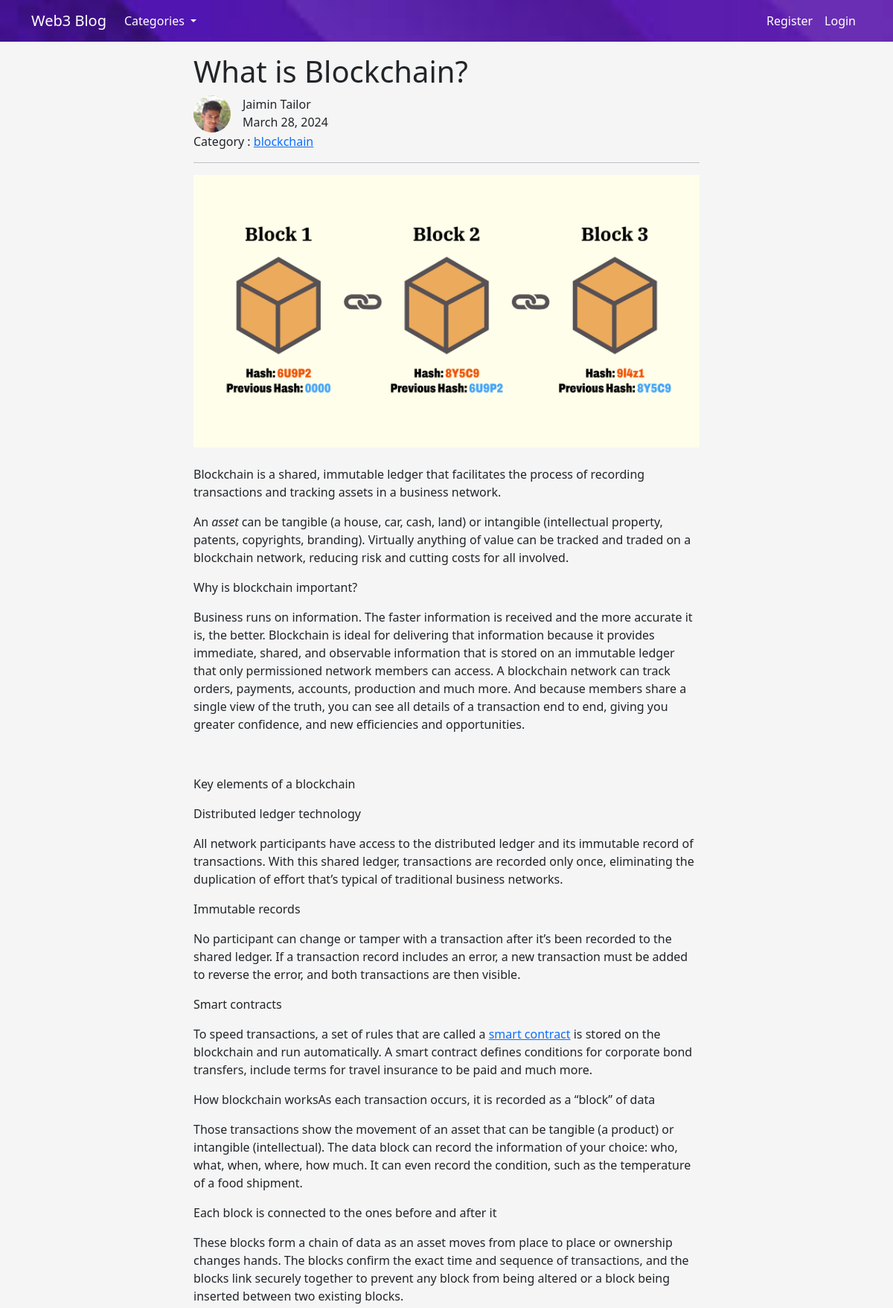
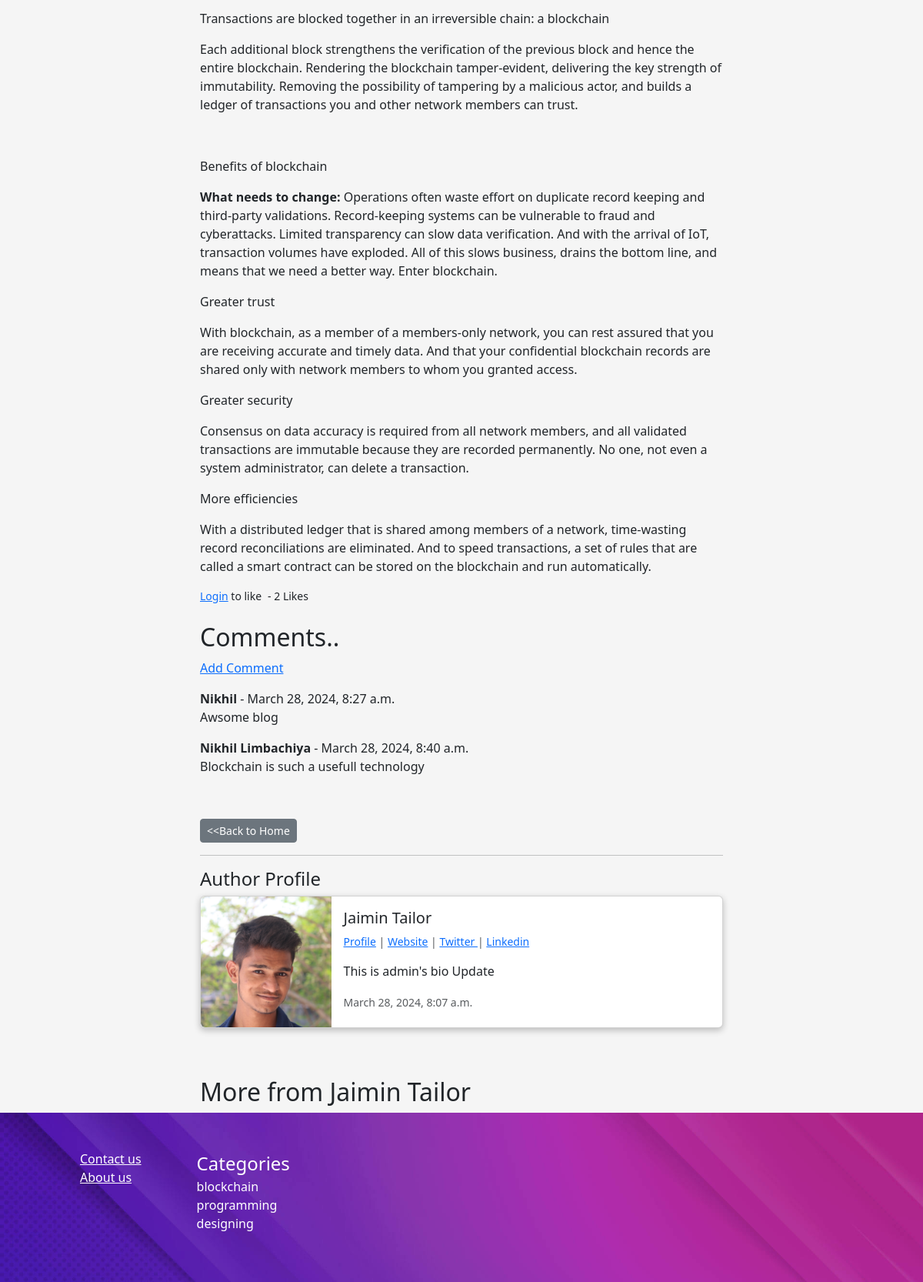
The page /article/20 on the database its author committed (2 pictures, top to bottom).
### TheBlog/models.py (models this page shows, shortened)
class Post(models.Model):
    title = models.CharField(max_length=250)
    title_tag = models.CharField(max_length=255,default="This is tech blog")
    header_image = models.ImageField(null=True,blank=True,upload_to="images/")
    author = models.ForeignKey(User,on_delete=models.CASCADE)
    body = RichTextField(blank=True,null=True)
    post_date = models.DateField(auto_now_add=True)
    category = models.CharField(max_length=255,default="Uncategorized")
    snippets = models.CharField(max_length=255,default="Click Above link to show post..")
    likes = models.ManyToManyField(User,related_name='blog_post')
    def total_likes(self):
        return self.likes.count()

class Profile(models.Model):
    user = models.OneToOneField(User,null=True,on_delete=models.CASCADE)
    bio = models.TextField()
    profile_pic = models.ImageField(null=True,blank=True,upload_to="images/profile")
    website_url = models.CharField(max_length=250,null=True,blank=True)
    twitter_url = models.CharField(max_length=250,null=True,blank=True)
    instagram_url = models.CharField(max_length=250,null=True,blank=True)
    linkedin_url = models.CharField(max_length=250,null=True,blank=True)
    facebook_url = models.CharField(max_length=250,null=True,blank=True)

class Comment(models.Model):
    post = models.ForeignKey(Post,related_name="comments",on_delete= models.CASCADE)
    name = models.CharField(max_length=255)
    body = models.TextField()
    date_added = models.DateTimeField(auto_now_add=True)

class Category(models.Model):
    category = models.CharField(max_length=250)
    def __str__(self) -> str:
        return self.category

### TheBlog/views.py (the view)
# urls.py: path('article/<int:pk>',ArticleDetailView.as_view(),name="ArticleDetail"),
class ArticleDetailView(DetailView):
    model = Post
    template_name = 'articleDetail.html'
    def get_context_data(self,*args,**kwargs):
        cats_menu = Category.objects.all()
        context = super(ArticleDetailView,self).get_context_data(*args,**kwargs)
        post_details = get_object_or_404(Post,id=self.kwargs['pk'])
        related_post = Post.objects.filter(author=post_details.author.id)
        total_likes = post_details.total_likes()
        liked = False
        if post_details.likes.filter(id=self.request.user.id).exists():
            liked = True
        context["cats_menu"] = cats_menu
        context["total_likes"] = total_likes
        context["liked"] = liked
        context['related_post'] = related_post
        return context

### TheBlog/templates/articleDetail.html (shortened to what this page needs)
{%extends 'base.html' %}
{% load static %}
{% block content %}
<div class="main-article-detail py-3">
    <div class="container">
        <div class="description" style="max-width: 680px;margin: 0 auto;">
            <h1>{{post.title}}</h1>
            <div class="d-flex">
                <div>
                    {% if post.author.profile.profile_pic %}
                    <img src="{{post.author.profile.profile_pic.url}}" alt="" class="rounded-circle" width="50"
                        height="50">
                    {% else %}
                        <img src="{% static 'TheBlog/images/default_Profile_pic.jpg' %}" alt="" class="rounded-circle" width="50"
                        height="50">
                    {% endif %}
                </div>
                <div class="d-flex flex-column ms-3">
                    <span>{{post.author.first_name}} {{post.author.last_name}}</span>
                    <span>{{post.post_date}}</span>
                </div>
            </div>
            <div>
                <span>Category : <a href="{% url 'Categories' post.category|slugify %}"> {{post.category}}</a></span>
            </div>
            <hr>
            {% if post.header_image %}
            <img src="{{post.header_image.url}}" alt="header_image" style="width: 100%;">
            {% endif %}
            <div class="post-body mt-4">
                {{post.body|safe}}
            </div>
            <div class="d-flex align-items-center">
                {% if user.is_authenticated %}
                <form method="post" action="{% url 'likePost' post.id %}">
                    {% csrf_token %}
                    {% if liked %}
                    <button type="submit" class="btn btn-danger btn-sm" name="like_post_id"
                        value="{{post.id}}">Unlike</button>
                    {% else %}
                    <button type="submit" class="btn btn-primary btn-sm" name="like_post_id"
                        value="{{post.id}}">Like</button>
                    {% endif %}
                </form>
                {% else %}
                <small><a href="{% url 'login' %}">Login</a> to like</small>
                {% endif %}
                <small class="ms-2"> - {{ total_likes }} Likes</small>
            </div>
            <br>
            <h2>Comments..</h2>
            {% if not post.comments.all %}
            <a href="{% url 'AddComment' post.id %}">Add Comment</a>
            {% else %}
            <a href="{% url 'AddComment' post.id %}">Add Comment</a>
            <br />
            {% for comment in post.comments.all %}
            <div class="my-3">
                <strong>{{comment.name}} </strong>- {{comment.date_added}}
                <br />
                {{comment.body}}
            </div>
            {% endfor %}
            {% endif %}
            <br>
            <a href="{% url 'Home' %}" type="button" class="btn btn-secondary btn-sm mt-3">&lt;&lt;Back to Home</a>
            <hr>
            <h4>Author Profile</h4>
            <div class="card mb-3 user-profile-card">
                <div class="row g-0 text-center text-md-start">
                    <div class="col-md-3">
                        {% if post.author.profile.profile_pic %}
                        <img src="{{ post.author.profile.profile_pic.url }}" class="img-fluid rounded-start"
                            alt="profile_image" width="200" height="200">
                        {% else %}
                        <img src="{% static '/TheBlog/images/default_Profile_pic.jpg' %}" alt="" style="width: 100%;">
                        {% endif %}
                    </div>
                    <div class="col-md-9">
                        <div class="card-body">
                            <h5 class="card-title">{{post.author.first_name}} {{post.author.last_name}} </h5>
                            <div class="small text-body-secondary mb-3">
                                    {% if post.author.profile.id %}
                                        <a href="{% url 'ShowProfile' post.author.profile.id %}">Profile</a>
                                    {% endif %}
                                    {% if post.author.profile.website_url %}
                                    | <a href="{{post.author.profile.website_url}}" target="_blank">Website</a>
                                    {% endif %}
                                    {% if post.author.profile.twitter_url %}
                                    | <a href="{{post.author.profile.twitter_url}}" target="_blank">Twitter </a>
                                    {% endif %}
                                    {% if post.author.profile.linkedin_url %}
                                    | <a href="{{post.author.profile.linkedin_url}}" target="_blank">Linkedin </a>
                                    {% endif %}
                            </div>
                            <p class="card-text">{{post.author.profile.bio}}</p>
                            <p class="card-text"><small class="text-body-secondary">{{post.author.last_login}}</small>
                            </p>
                        </div>
                    </div>
                </div>
            </div>
            <br>
            <br>
            <div class="suggested_post">
                {% if related_post %}
                <h2 class="pb-2">More from {{post.author.first_name}} {{post.author.last_name}}</h2>
                {% endif %}
            </div>
        </div>
    </div>
</div>
{% endblock %}

### TheBlog/templates/base.html (shortened to what this page needs)
{% load static %}
<!doctype html>
<html lang="en">
<head>
  <link rel="stylesheet" href="{% static 'TheBlog/css/custom.css' %}">
  <link href="https://cdn.jsdelivr.net/npm/bootstrap@5.3.3/dist/css/bootstrap.min.css" rel="stylesheet"
>
  <link rel="stylesheet" href="https://cdnjs.cloudflare.com/ajax/libs/font-awesome/4.7.0/css/font-awesome.min.css">
</head>
<body>
  <div class="main-image-container">
    <nav class="navbar navbar-expand-lg" data-bs-theme="dark">
      <div class="container">
        <a class="navbar-brand" href="{% url 'Home'%}">Web3 Blog</a>
        <div class="collapse navbar-collapse" id="navbarSupportedContent">
          <ul class="navbar-nav me-auto mb-2 mb-lg-0">
            {% if cats_menu %}
            <li class="nav-item dropdown">
              <a class="nav-link dropdown-toggle" href="#" role="button" data-bs-toggle="dropdown"
                aria-expanded="false">
                Categories
              </a>
            </li>
            {% else %}
            <li class="nav-item">
              <a class="nav-link" href="{% url 'CategoryList' %}">Categories</a>
            </li>
            {% endif %}
          </ul>
          {% if user.is_authenticated %}
          <ul class="navbar-nav justify-content-end">
            <li class="nav-item dropdown">
              <a class="nav-link dropdown-toggle" href="#" role="button" data-bs-toggle="dropdown"
                aria-expanded="false">
                {% if user.profile.profile_pic %}
                    <img src="{{user.profile.profile_pic.url}}" alt="" class="rounded-circle" width="30"
                        height="30">
                    {% else %}
                        <img src="{% static 'TheBlog/images/default_Profile_pic.jpg' %}" alt="" class="rounded-circle" width="30"
                        height="30">
                    {% endif %}
                {%if user.first_name %} {{user.first_name}} {%else%}{{user}}{%endif%}
              </a>
              <ul class="dropdown-menu dropdown-menu-end">
                <li><a class="dropdown-item" href="{% url 'EditProfile' %}">Edit Settings</a></li>
                {% if user.profile.id %}
                <li><a class="dropdown-item" href="{% url 'EditProfilePage' user.profile.id %}">Edit Profile Page</a>
                </li>
                <li><a class="dropdown-item" href="{% url 'ShowProfile' user.profile.id %}">Show Profile Page</a></li>
                {% else %}
                <li><a class="dropdown-item" href="{% url 'CreateProfilePage' %}">Create Profile Page</a></li>
                {% endif %}
                <li class="">
                  <form action="{% url 'logout' %}" method="post">
                    {% csrf_token %}
                    <button class="dropdown-item" type="submit">Logout</button>
                  </form>
                </li>
              </ul>
            </li>
          </ul>
          {% else %}
          <ul class="navbar-nav justify-content-end">
            <li class="nav-item">
              <a class="nav-link" href="{% url 'Register' %}">Register</a>
            </li>
            <li class="nav-item">
              <a class="nav-link" href="{% url 'login' %}">Login</a>
            </li>
          </ul>
          {% endif %}
        </div>
      </div>
    </nav>
    <div class="">
      {% block content %}
      {% endblock %}
    </div>
  </div>
  <footer class="main-footer p-md-5 p-4">
    <div class="footer-about mx-4">
      <ul>
        <li><a href="" style="color: white;">Contact us</a></li>
        <li><a href="" style="color: white;">About us</a></li>
      </ul>
    </div>
    {% if cats_menu %}
    <div class="footer-categories mx-5">
      <div class="footer-categories-header">Categories</div>
      <div>
        <ul>
          {% for cat in cats_menu|slice:5 %}
          <li><a class="dropdown-item" href="{% url 'Categories' cat %}">{{cat}}</a></li>
          {% endfor %}
        </ul>
      </div>
    </div>
    {% endif %}
  </footer>
</body>
</html>

### static/TheBlog/css/custom.css (style rules this page uses)
.main-image-container { background-image: url('../images/main-bg-img.jpg'); background-repeat: no-repeat; background-size: auto; background-size: cover; }
nav.navbar .nav-link { color: white; }
ul { list-style: none; }
footer.main-footer { background-image: url('../images/main-bg-img.jpg'); background-repeat: no-repeat; background-size: cover; color: white; display: flex; }
.footer-categories-header { font-size: 24px; }
.footer-categories ul { padding: 0; }
.main-article-detail { background-color: whitesmoke; }
.user-profile-card { box-shadow: rgba(0, 0, 0, 0.24) 0px 3px 8px; }

### rows shown on the page
Post: title "What is Blockchain?", author.profile.profile_pic (picture), author.first_name "Jaimin", author.last_name "Tailor", post_date "March 28, 2024", category "blockchain", header_image (picture), body "Blockchain is a shared, immutable ledger that facilitates the process of recording transactions and tracking assets in a business network. An asset can be tangible (a house, car, cash, land) or intangible (intellectual property, patents, copyrights, branding). Virtually anything of value can be tracked and traded on a blockchain network, reducing risk and cutting costs for all involved. Why is blockchain important? Business runs on information. The faster information is received and the more accurate it is, the better. Blockchain is ideal for delivering that information because it provides immediate, shared, and observable information that is stored on an immutable ledger that only…", author.profile.bio "This is admin's bio Update", author.last_login "March 28, 2024, 8:07 a.m."
Comment: name "Nikhil", date_added "March 28, 2024, 8:27 a.m.", body "Awsome blog"
Comment: name "Nikhil Limbachiya", date_added "March 28, 2024, 8:40 a.m.", body "Blockchain is such a usefull technology"
Category: category "blockchain"
Category: category "programming"
Category: category "designing"

### other values the page prints
{{ total_likes }} "2"
